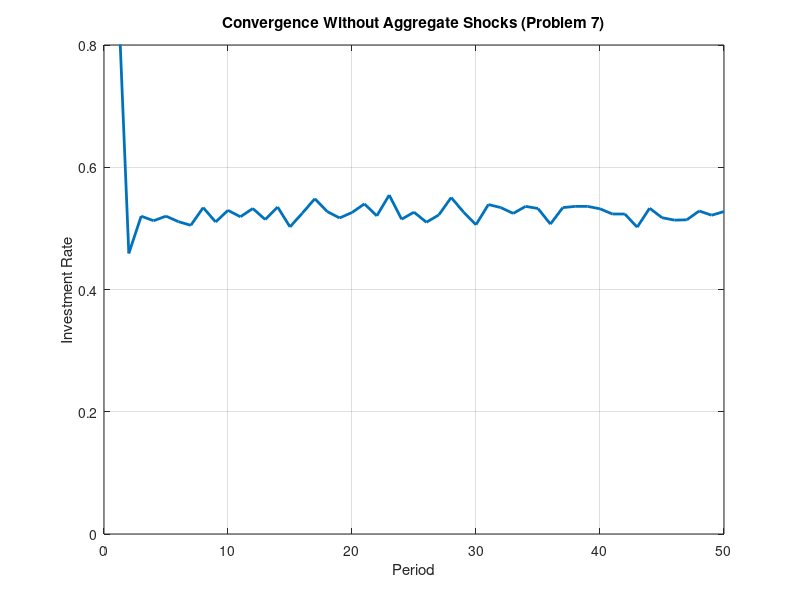

MATLAB code to generate this figure:
%%%%%%%%%%%%%%%%%%%%%%%%%%%%%% Problem 7 %%%%%%%%%%%%%%%%%%%%%%%%%%%%%%%%%%

clear; clc;

%% Parameters (baseline-style)
beta   = 0.9;
delta  = 0.10;
F      = 0.4;     % fixed replacement cost (slightly higher than given, I did this for getting a smoother behavior)
A      = 1.0;     % normalizing aggregate productivity (no aggregate shocks)
eps_n  = 11;
eps_min = 0.4;
eps_max = 1.6;
eps_grid = linspace(eps_min, eps_max, eps_n);
pi_eps   = (1/eps_n) * ones(1,eps_n);           % iid uniform

%% Capital grid (vintages)
k_n   = 40;
k_max = 1;
k_vec = k_max * (1-delta).^(0:k_n-1)';  

%% Value function iteration (no aggregate shocks, states = (k, eps))
V      = zeros(k_n, eps_n);
V_new  = V;
z      = zeros(k_n, eps_n);  % 1 = replace, 0 = keep

tol    = 1e-6;
maxits = 5000;
diff   = 1;
count  = 0;

% Precompute expectation over eps'
EV_rep = zeros(1,eps_n);     
while diff > tol && count < maxits

    % given current V, computing expected continuation values
    EV_next = V;  % continuation value depends on (k',eps) directly


    % value of starting with new capital next period
    EV_rep  = V(1,:) * pi_eps'; 
    for ik = 1:k_n
        for ie = 1:eps_n

            k  = k_vec(ik);
            ep = eps_grid(ie);
            y  = A * ep * k;

            % ---- Option 1: Keep machine ----
            % next capital = (1-delta)*k, map to nearest grid point
            k_next = (1-delta) * k;
            [~, ik_next] = min(abs(k_vec - k_next));
            V_keep = y + beta * EV_next(ik_next, ie);

            % ---- Option 2: Replace machine ----
            k_rep = k_max;
            profit_rep = A * ep * k_rep - F;
            V_rep = profit_rep + beta * EV_rep;

            % choose best
            if V_rep >= V_keep
                V_new(ik,ie) = V_rep;
                z(ik,ie)     = 1;
            else
                V_new(ik,ie) = V_keep;
                z(ik,ie)     = 0;
            end

        end
    end

    diff   = max(max(abs(V_new - V)));
    V      = V_new;
    count  = count + 1;
end

fprintf('VFI converged in %d iterations, diff = %.2e\n',count,diff);

%% Check policy: Does replacement probability rise with age?
% (not strictly necessary, but good sanity check)
hazard_age = zeros(k_n,1);
for ik = 1:k_n
    % fraction of eps for which replace=1
    hazard_age(ik) = mean(z(ik,:));
end
disp('First 10 age-hazards:');
disp(hazard_age(1:10)');

%% ========= Simulation for Convergence Without Aggregate Shocks =========%%

T   = 50;       % number of periods
Nf  = 2000;     % number of firms

% Random initial machine age for cross-section of firms
k_index = randi([1 k_n], Nf, 1);    

inv_rate = zeros(T,1);

% draw eps shocks (iid uniform)
eps_sim = randsample(1:eps_n, T*Nf, true, pi_eps);
eps_sim = reshape(eps_sim, T, Nf);

for t = 1:T
    invest_count = 0;

    for i = 1:Nf
        
        % policy decision
        action = z(k_index(i), eps_sim(t,i));

        % if replace = 1
        if action == 1
            invest_count = invest_count + 1;
            k_index(i) = 1;      % reset capital
        else
            % keep machine, go to next lower capital index
            k_index(i) = min(k_index(i)+1, k_n);
        end
    end

    inv_rate(t) = invest_count / Nf;
end

%% ======================  Plot Result =======================
figure;
plot(inv_rate,'LineWidth',2)
ylim([0 0.8])
title('Convergence Without Aggregate Shocks (Problem 7)')
xlabel('Period')
ylabel('Investment Rate')
grid on
